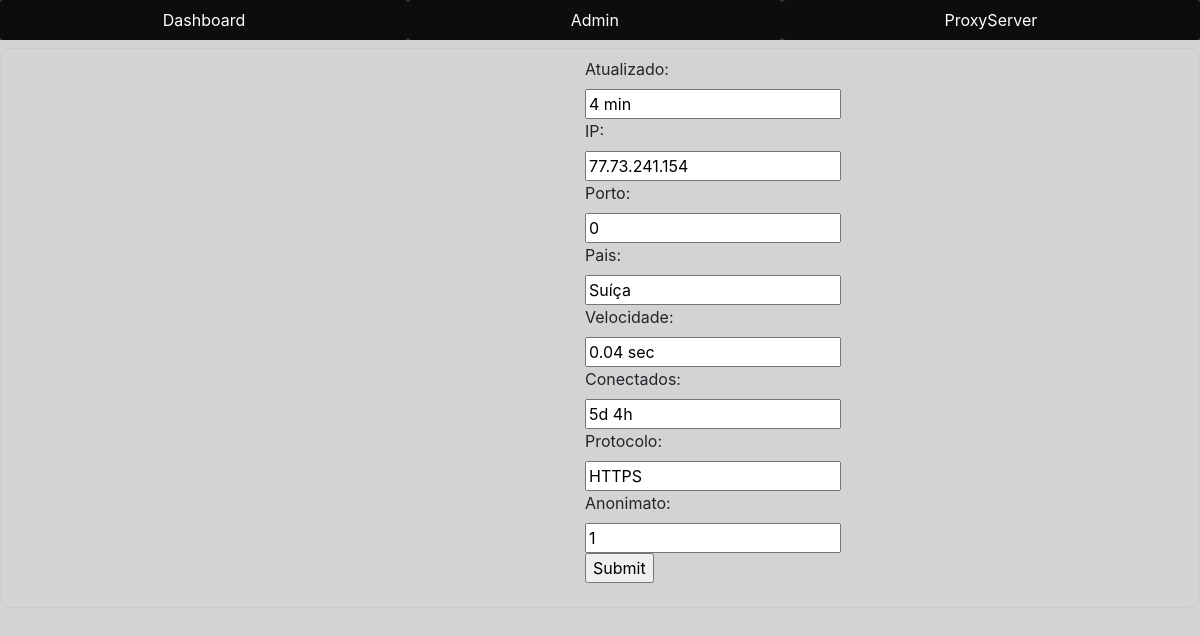
Before: /update/2 with the older database file.
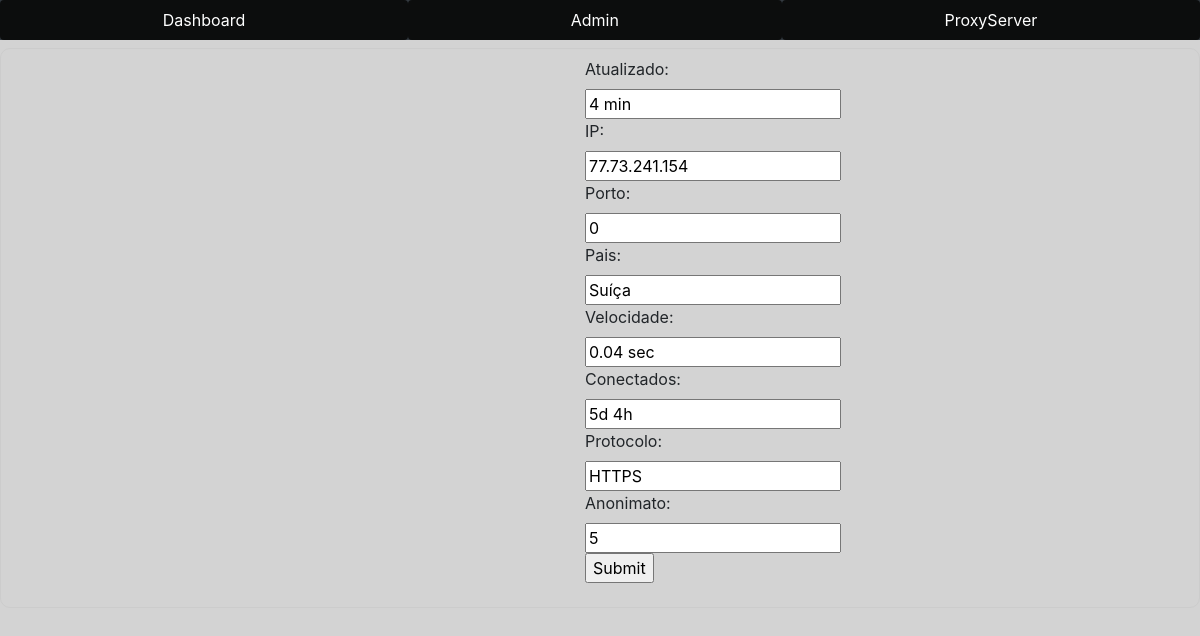
After: the same page with the newer database file.
### app1/models.py (models this page shows, shortened)
class WebSiteInfo(models.Model):
    Atualizado = models.CharField(max_length=100)
    IP = models.CharField(max_length=100)
    Porto = models.CharField(max_length=100, blank=True, null=True)
    Pais = models.CharField(max_length=100)
    Velocidade = models.CharField(max_length=100)
    Conectados = models.CharField(max_length=100)
    Protocolo = models.CharField(max_length=100)
    Anonimato = models.CharField(max_length=100)
    class Meta:
        db_table = 'Info'

### app1/views.py (the view)
# urls.py: path('update/<str:pk>', views.updateOrder, name='updateOrder'),
def updateOrder(request, pk):
    table = WebSiteInfo.objects.get(id=pk)
    form = WebSiteInfoForm(instance=table)
    if request.method =='POST':
        form = WebSiteInfoForm(request.POST, instance=table)
        if form.is_valid():
            form.save()
            return redirect('/')
    context = {'form': form}
    return render(request, 'app1/update.html', context)

### app1/forms.py
class WebSiteInfoForm(ModelForm):
    class Meta:
        model = WebSiteInfo
        fields = '__all__'

### app1/templates/app1/update.html (shortened to what this page needs)
{% extends 'app1/base.html' %}
{% block content %}
    <form action='' method="POST">
        <div class="form-group">
            {{form}}
            <br>
            <input type="submit" name ='Submit'>
        </div>
    </form>
{% endblock %}

### app1/templates/app1/base.html (shortened to what this page needs)
<!DOCTYPE html>
<html lang="en">
<head>
    <link rel="stylesheet" href="https://cdn.jsdelivr.net/npm/bootstrap@4.0.0/dist/css/bootstrap.min.css">
    {% load static %}
    <link rel="stylesheet" href="{% static '/css/styles.css' %}">
</head>
<body>
    {% include 'app1/navbar.html' %}
    {% block content %}
    {% endblock %}
</body>
</html>

### app1/templates/app1/navbar.html
{% load static %}
  <nav>
    <ul class="nav nav-pills nav-fill navbar-dark bg-dark">
        <li class="nav-item">
            <a class="nav-link" href="{% url 'home'%}">Dashboard</a>
        </li>
        <li class="nav-item">
            <a class="nav-link " href="/admin">Admin</a>
        </li>
        <li class="nav-item">
          <a class="nav-link" href="https://pt.proxyservers.pro/" target="_blank" >ProxyServer</a>
        </li>
      </ul>
  </nav>

### app1/static/css/styles.css (style rules this page uses)
form { width: 100%; padding: 8px 73vh; margin: 8px 0; display: inline-block; border: 1px solid #ccc; border-radius: 10px; box-sizing: border-box; }
nav { position: relative; }
.nav-link { background-color: rgba(12,13,13, 3); color: white; }
body { background-color: lightgray; }

Changed rows visible on the page:
changed WebSiteInfo "4 min": Anonimato "1" → "5"
